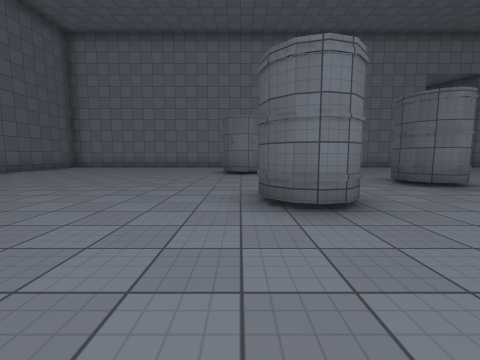
View 1 (above)

19 first-person views from a walk through a 3-D level made in the Unity game engine. The camera is 1.2 m above the floor, tilts 6° down and sees 90° across. The floor is counted in squares, 2 m on a side. Each view is taken from the middle of a square. On the plan, view 1 faces up. The plan holds only what a view shows up to about 9 squares ahead; the rest is blank. The place goes on beyond the plan. The player is left out. Surface patterns are stand-ins for the level's own textures.

View 2
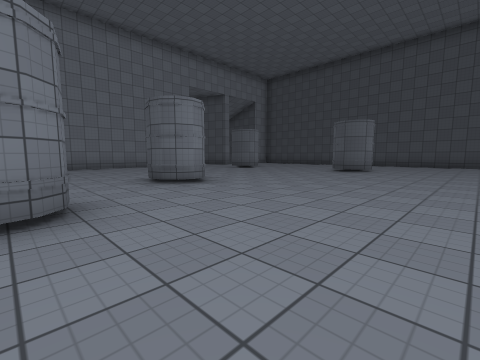

View 3
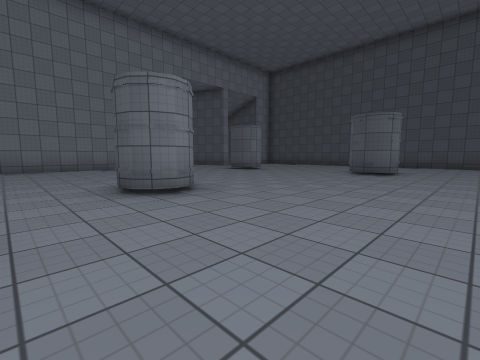

View 4
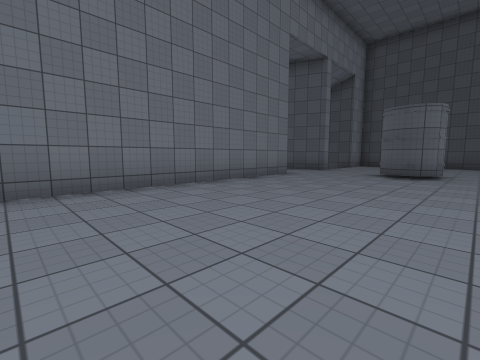

View 5
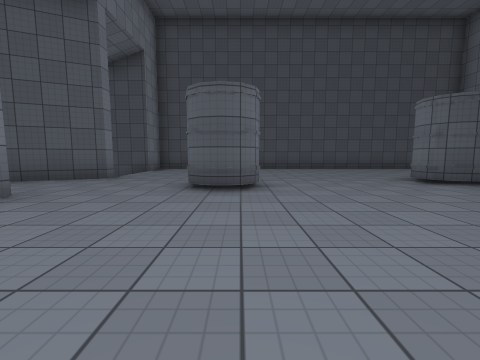

View 6
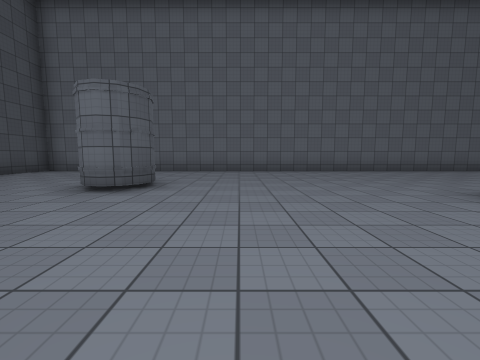

View 7
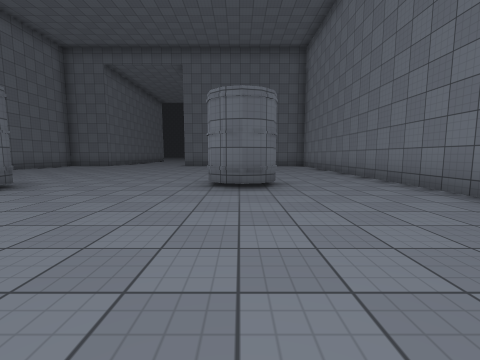

View 8
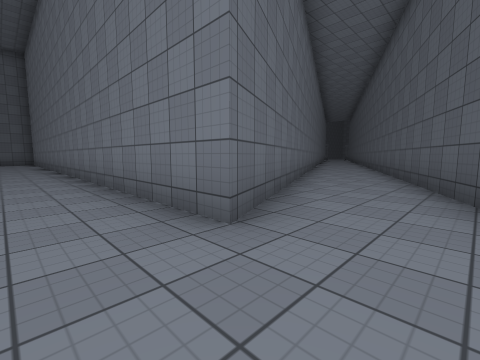

View 9
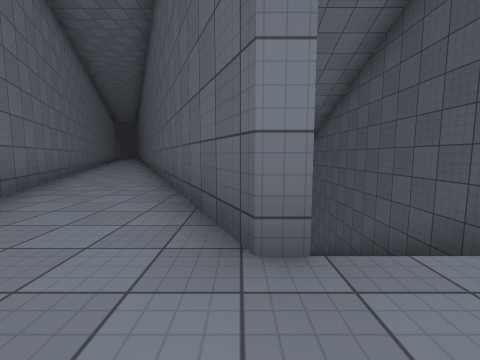

View 10
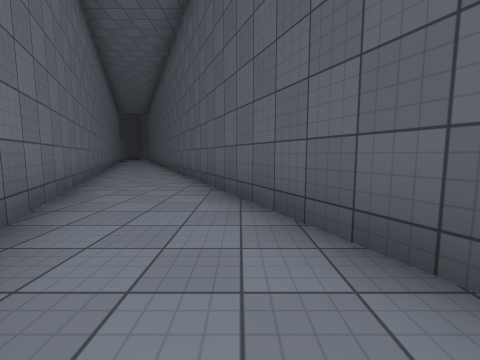

View 11
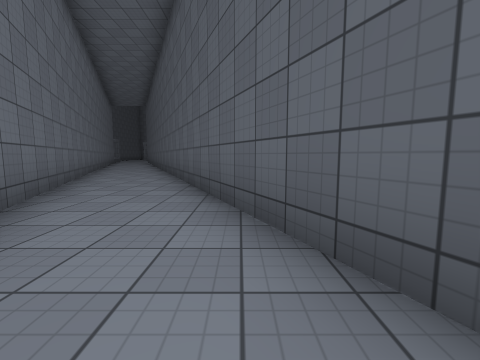

View 12
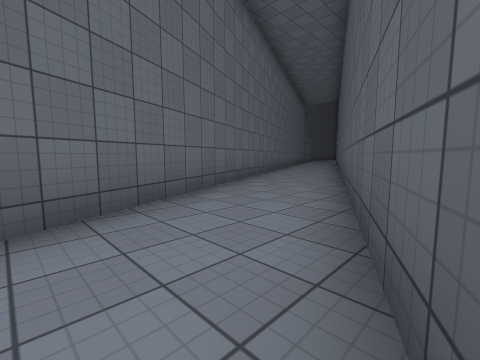

View 13
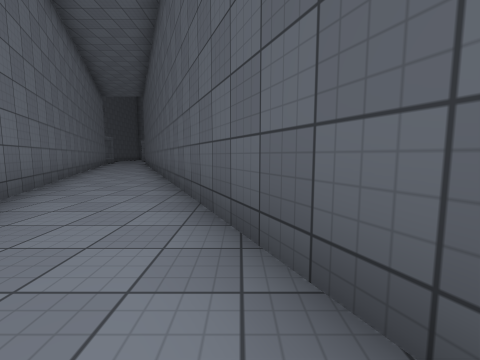

View 14
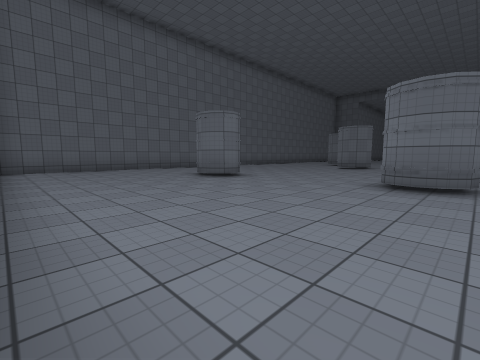

View 15
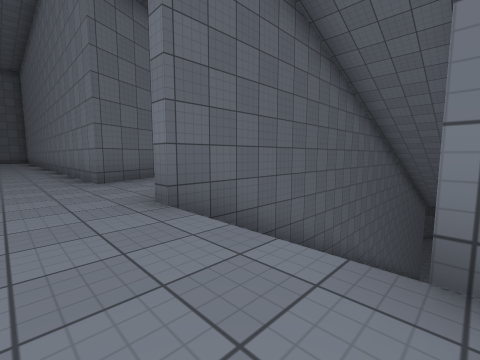

View 16
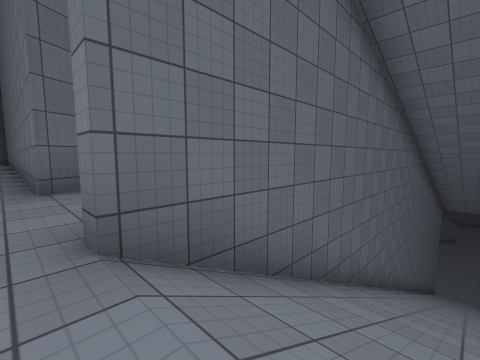

View 17
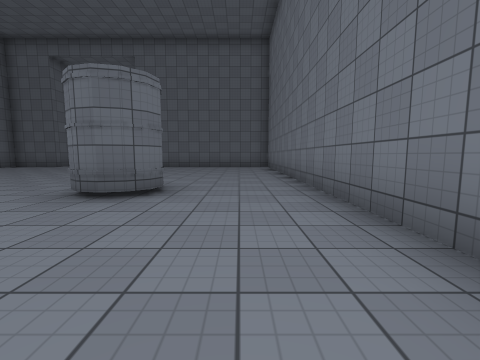

View 18
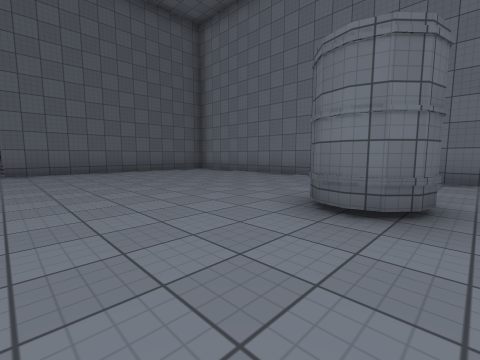

View 19
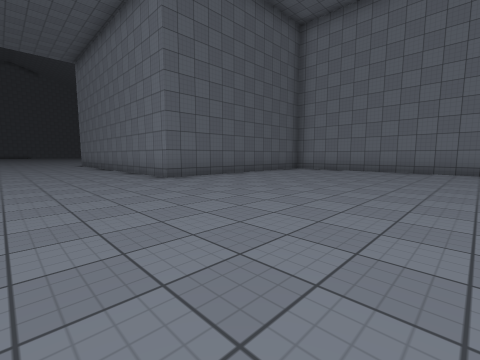

### Floor plan
Key: @ floor where view 1 was taken; # wall or solid block; . floor; / step, stairs or slope.
Columns run from 5 left of view 1 to 15 right of it. Each row starts with its distance up from view 1.
 29      #...#
 28      ##..#
 27       #..##
 26       ##..#
 25        #..##
 24        ##..#
 23         #..##
 22         #...#   #//
 21          #..#   #//
 20          #...#  #//
 19          ##..#  #//#
 18           #..## #//#
 17           ##..# #//#
 16            #..###//#
 15            ##..##//#
 14             #..##//#
 13             #...#//#
 12 ##############..#//#
 11 ....................
 10 ....................
  9 ...............#.....
  8 .....#.........#.....
  7 .....................
  6 .....................
  5 .........#...........
  4 ...............#.....
  3 ......#........#.....
  2 //...................
  1   /..................
  0      @...............
 -1      ################

Positions as (right, up) in squares from view 1, and headings:
1: (0, 0), facing up
2: (1, 0), facing up-right
3: (2, 1), facing up-right
4: (2, 7), facing up-right
5: (5, 8), facing right
6: (8, 8), facing down
7: (5, 8), facing left
8: (10, 10), facing up-left
9: (11, 10), facing up
10: (8, 15), facing up
11: (7, 18), facing up
12: (7, 20), facing up-left
13: (6, 21), facing up
14: (15, 9), facing down-left
15: (14, 10), facing up-left
16: (13, 11), facing up-left
17: (4, 10), facing left
18: (1, 5), facing up-left
19: (-2, 2), facing up-left
